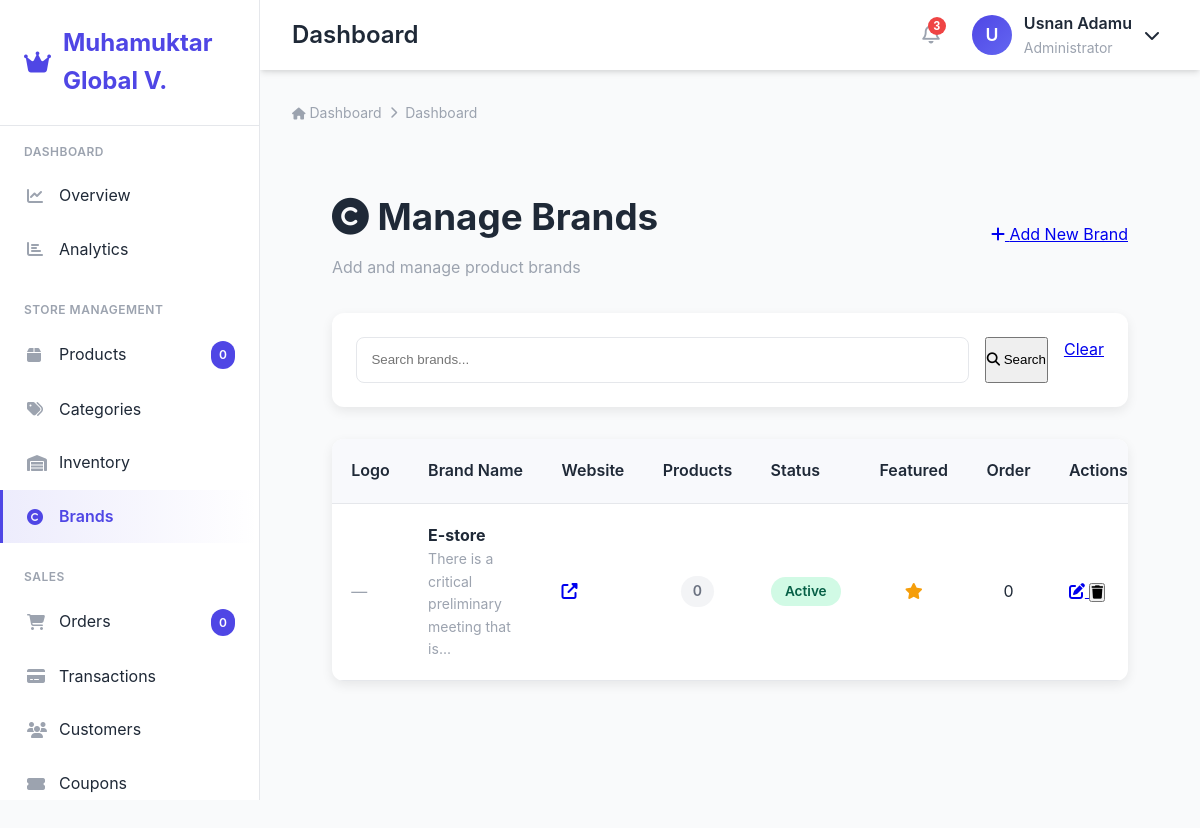
The page /admin/brands.php (signed in) on the database its author committed.
### tables this page shows
CREATE TABLE `brands` (
  `id` int(11) NOT NULL AUTO_INCREMENT,
  `name` varchar(255) NOT NULL,
  `slug` varchar(191) NOT NULL,
  `logo` varchar(255) DEFAULT NULL,
  `website` varchar(255) DEFAULT NULL,
  `description` text,
  `display_order` int(11) DEFAULT '0',
  `featured` tinyint(1) DEFAULT '0',
  `meta_title` varchar(191) DEFAULT NULL,
  `meta_description` text,
  `status` enum('active','inactive') DEFAULT 'active',
  `created_at` timestamp NOT NULL DEFAULT CURRENT_TIMESTAMP,
  `updated_at` timestamp NULL DEFAULT NULL ON UPDATE CURRENT_TIMESTAMP,
  PRIMARY KEY (`id`),
  UNIQUE KEY `unique_slug` (`slug`)
);

### admin/brands.php (the view, shortened to what this page needs)
<?php
require_once '../includes/auth.php';
try {
    $pdo->exec("
        CREATE TABLE IF NOT EXISTS brands (
            id INT PRIMARY KEY AUTO_INCREMENT,
            name VARCHAR(255) NOT NULL UNIQUE,
            slug VARCHAR(255) NOT NULL UNIQUE,
            logo VARCHAR(255) DEFAULT NULL,
            description TEXT,
            website VARCHAR(255) DEFAULT NULL,
            status ENUM('active','inactive') DEFAULT 'active',
            featured TINYINT(1) DEFAULT 0,
            display_order INT DEFAULT 0,
            meta_title VARCHAR(255) DEFAULT NULL,
            meta_description TEXT DEFAULT NULL,
            created_at TIMESTAMP DEFAULT CURRENT_TIMESTAMP,
            updated_at TIMESTAMP NULL ON UPDATE CURRENT_TIMESTAMP,
            INDEX idx_status (status),
            INDEX idx_featured (featured)
        )
    ");
} catch (Exception $e) {
    error_log("Brands table error: " . $e->getMessage());
}
$csrf_token = $_SESSION['csrf_token'];
$action = $_GET['action'] ?? '';
$search = $_GET['search'] ?? '';
$where = [];
$where_sql = $where ? "WHERE " . implode(" AND ", $where) : "";
$sql = "
    SELECT b.*,
           (SELECT COUNT(*) FROM products WHERE brand = b.name) AS product_count
    FROM brands b
    $where_sql
    ORDER BY b.display_order ASC, b.name ASC
";
$brands = $pdo->query($sql)->fetchAll();
$edit_brand = null;
require_once 'header.php';
?>
<div class="brands-container">
    <div class="brands-header">
        <div>
            <h1 style="font-size: clamp(1.8rem, 6vw, 2.3rem); margin-bottom: 0.5rem;">
                <i class="fas fa-copyright"></i> Manage Brands
            </h1>
            <p style="color: var(--admin-gray);">Add and manage product brands</p>
        </div>
        <a href="?action=add" class="btn btn-primary">
            <i class="fas fa-plus"></i> Add New Brand
        </a>
    </div>
    <?php if ($action === 'add' || $action === 'edit'): ?>
        <div class="brand-form-card">
            <h2 style="margin-bottom: 1.5rem;">
                <i class="fas fa-<?= $edit_brand ? 'edit' : 'plus' ?>"></i>
                <?= $edit_brand ? 'Edit Brand' : 'Add New Brand' ?>
            </h2>
            <form method="post" enctype="multipart/form-data">
                <input type="hidden" name="csrf_token" value="<?= $csrf_token ?>">
                <input type="hidden" name="action" value="<?= $edit_brand ? 'edit' : 'add' ?>">
                <?php if ($edit_brand): ?>
                    <input type="hidden" name="id" value="<?= $edit_brand['id'] ?>">
                <?php endif; ?>
                <div class="tab-nav">
                    <button type="button" class="tab-btn active" data-tab="general">General</button>
                    <button type="button" class="tab-btn" data-tab="seo">SEO</button>
                </div>
                <div class="tab-content active" id="generalTab">
                    <div class="form-grid">
                        <div class="form-group">
                            <label class="form-label">Brand Name *</label>
                            <input type="text" name="name"
                                   value="<?= htmlspecialchars($edit_brand['name'] ?? '') ?>"
                                   required class="form-control" placeholder="e.g., Nike, Samsung">
                        </div>
                        <div class="form-group">
                            <label class="form-label">Website</label>
                            <input type="url" name="website"
                                   value="<?= htmlspecialchars($edit_brand['website'] ?? '') ?>"
                                   class="form-control" placeholder="https://example.com">
                        </div>
                    </div>
                    <div class="form-grid">
                        <div class="form-group">
                            <label class="form-label">Status</label>
                            <select name="status" class="form-control">
                                <option value="active" <?= ($edit_brand['status'] ?? 'active') === 'active' ? 'selected' : '' ?>>Active</option>
                                <option value="inactive" <?= ($edit_brand['status'] ?? 'active') === 'inactive' ? 'selected' : '' ?>>Inactive</option>
                            </select>
                        </div>
                        <div class="form-group">
                            <label class="form-label">Display Order</label>
                            <input type="number" name="display_order"
                                   value="<?= htmlspecialchars($edit_brand['display_order'] ?? 0) ?>"
                                   class="form-control" min="0">
                        </div>
                        <div class="form-group">
                            <label class="form-label" style="display: flex; align-items: center; gap: 0.5rem;">
                                <input type="checkbox" name="featured" value="1"
                                       <?= ($edit_brand['featured'] ?? 0) ? 'checked' : '' ?>>
                                Featured Brand
                            </label>
                        </div>
                    </div>
                    <div class="form-group">
                        <label class="form-label">Brand Logo</label>
                        <?php if ($edit_brand && !empty($edit_brand['logo'])): ?>
                            <div style="margin-bottom: 1rem; position: relative; display: inline-block;">
                                <img src="<?= BASE_URL ?>uploads/brands/<?= htmlspecialchars($edit_brand['logo']) ?>"
                                     alt="" class="logo-preview">
                                <a href="?action=delete_logo&id=<?= $edit_brand['id'] ?>"
                                   class="btn btn-danger"
                                   style="position: absolute; top: -10px; right: -10px; padding: 0.25rem 0.5rem;"
                                   onclick="return confirm('Delete this logo?')">
                                    <i class="fas fa-times"></i>
                                </a>
                            </div>
                        <?php endif; ?>
                        <input type="file" name="logo" accept="image/*" class="form-control">
                        <small>Recommended size: 200x100px. JPG, PNG, WebP allowed.</small>
                    </div>
                    <div class="form-group">
                        <label class="form-label">Description</label>
                        <textarea name="description" rows="5" class="form-textarea form-control"
                                  placeholder="Brand description..."><?= htmlspecialchars($edit_brand['description'] ?? '') ?></textarea>
                    </div>
                </div>
                <div class="tab-content" id="seoTab" style="display: none;">
                    <div class="form-group">
                        <label class="form-label">Meta Title</label>
                        <input type="text" name="meta_title"
                               value="<?= htmlspecialchars($edit_brand['meta_title'] ?? '') ?>"
                               class="form-control" placeholder="SEO title">
                        <div id="metaTitleCount" style="margin-top: 0.25rem; font-size: 0.875rem;"></div>
                    </div>
                    <div class="form-group">
                        <label class="form-label">Meta Description</label>
                        <textarea name="meta_description" rows="3" class="form-control"
                                  placeholder="SEO description"><?= htmlspecialchars($edit_brand['meta_description'] ?? '') ?></textarea>
                        <div id="metaDescCount" style="margin-top: 0.25rem; font-size: 0.875rem;"></div>
                    </div>
                </div>
                <div style="margin-top: 2rem;">
                    <button type="submit" class="btn btn-primary">
                        <i class="fas fa-save"></i> <?= $edit_brand ? 'Update Brand' : 'Add Brand' ?>
                    </button>
                    <?php if ($edit_brand): ?>
                        <a href="brands.php" class="btn btn-secondary">Cancel</a>
                    <?php endif; ?>
                </div>
            </form>
        </div>
    <?php else: ?>
        <div class="search-form">
            <form method="get">
                <div class="search-input-group">
                    <input type="text" name="search" value="<?= htmlspecialchars($search) ?>"
                           placeholder="Search brands..." class="form-control search-input">
                    <button type="submit" class="btn btn-primary">
                        <i class="fas fa-search"></i> Search
                    </button>
                    <a href="brands.php" class="btn btn-secondary">Clear</a>
                </div>
            </form>
        </div>
        <div class="table-wrapper">
            <?php if (empty($brands)): ?>
                <div style="padding: 4rem; text-align: center; color: var(--admin-gray);">
                    <i class="fas fa-copyright" style="font-size: 3rem; margin-bottom: 1rem; display: block;"></i>
                    No brands found
                </div>
            <?php else: ?>
                <table class="responsive-table">
                    <thead>
                        <tr style="background:#f8f9fc;">
                            <th data-label="Logo">Logo</th>
                            <th data-label="Brand Name">Brand Name</th>
                            <th data-label="Website">Website</th>
                            <th data-label="Products">Products</th>
                            <th data-label="Status">Status</th>
                            <th data-label="Featured">Featured</th>
                            <th data-label="Order">Order</th>
                            <th data-label="Actions">Actions</th>
                        </tr>
                    </thead>
                    <tbody>
                        <?php foreach ($brands as $b): ?>
                            <tr>
                                <td data-label="Logo">
                                    <?php if (!empty($b['logo'])): ?>
                                        <img src="<?= BASE_URL ?>uploads/brands/<?= htmlspecialchars($b['logo']) ?>"
                                             alt="" style="max-width: 80px; max-height: 40px;">
                                    <?php else: ?>
                                        <span style="color: var(--admin-gray);">—</span>
                                    <?php endif; ?>
                                </td>
                                <td data-label="Brand Name">
                                    <strong><?= htmlspecialchars($b['name']) ?></strong>
                                    <?php if (!empty($b['description'])): ?>
                                        <div style="font-size: 0.875rem; color: var(--admin-gray);">
                                            <?= htmlspecialchars(substr($b['description'], 0, 50)) ?>...
                                        </div>
                                    <?php endif; ?>
                                </td>
                                <td data-label="Website">
                                    <?php if (!empty($b['website'])): ?>
                                        <a href="<?= htmlspecialchars($b['website']) ?>" target="_blank">
                                            <i class="fas fa-external-link-alt"></i>
                                        </a>
                                    <?php else: ?>
                                        —
                                    <?php endif; ?>
                                </td>
                                <td data-label="Products" style="text-align:center;">
                                    <span class="product-count-badge <?= $b['product_count'] > 0 ? 'has-products' : 'no-products' ?>">
                                        <?= number_format($b['product_count']) ?>
                                    </span>
                                </td>
                                <td data-label="Status">
                                    <span class="status-badge status-<?= $b['status'] ?>">
                                        <?= ucfirst($b['status']) ?>
                                    </span>
                                </td>
                                <td data-label="Featured" style="text-align:center;">
                                    <?php if ($b['featured']): ?>
                                        <i class="fas fa-star" style="color: var(--admin-warning);"></i>
                                    <?php else: ?>
                                        —
                                    <?php endif; ?>
                                </td>
                                <td data-label="Order" style="text-align:center;"><?= $b['display_order'] ?></td>
                                <td data-label="Actions">
                                    <div class="action-buttons">
                                        <a href="?action=edit&id=<?= $b['id'] ?>"
                                           class="btn btn-secondary" title="Edit">
                                            <i class="fas fa-edit"></i>
                                        </a>
                                        <form method="post" style="display: inline;"
                                              onsubmit="return confirm('Delete brand: <?= addslashes($b['name']) ?>?')">
                                            <button type="submit" class="btn btn-danger" title="Delete">
                                                <i class="fas fa-trash"></i>
                                            </button>
                                        </form>
                                    </div>
                                </td>
                            </tr>
                        <?php endforeach; ?>
                    </tbody>
                </table>
            <?php endif; ?>
        </div>
    <?php endif; ?>
</div>

### rows shown on the page
brands: name "E-store", description "There is a critical preliminary meeting that is", product_count "0", status "Active", featured 1 (drawn), display_order "0"

### other values the page prints
SITE_NAME "Muhamuktar Global V."
substr($_SESSION['user_name'] ?? 'A', 0, 1) "U"
$_SESSION['user_name'] "Usnan Adamu"
